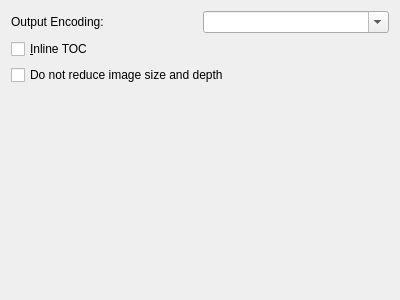
<?xml version="1.0" encoding="UTF-8"?>
<ui version="4.0">
 <class>Form</class>
 <widget class="QWidget" name="Form">
  <property name="geometry">
   <rect>
    <x>0</x>
    <y>0</y>
    <width>400</width>
    <height>300</height>
   </rect>
  </property>
  <property name="windowTitle">
   <string>Form</string>
  </property>
  <layout class="QGridLayout" name="gridLayout">
   <item row="4" column="0">
    <spacer name="verticalSpacer">
     <property name="orientation">
      <enum>Qt::Vertical</enum>
     </property>
     <property name="sizeHint" stdset="0">
      <size>
       <width>20</width>
       <height>246</height>
      </size>
     </property>
    </spacer>
   </item>
   <item row="2" column="0">
    <widget class="QCheckBox" name="opt_inline_toc">
     <property name="text">
      <string>&amp;Inline TOC</string>
     </property>
    </widget>
   </item>
   <item row="3" column="0">
    <widget class="QCheckBox" name="opt_full_image_depth">
     <property name="text">
      <string>Do not reduce image size and depth</string>
     </property>
    </widget>
   </item>
   <item row="1" column="0">
    <layout class="QHBoxLayout" name="horizontalLayout">
     <item>
      <widget class="QLabel" name="label">
       <property name="text">
        <string>Output Encoding:</string>
       </property>
      </widget>
     </item>
     <item>
      <widget class="EncodingComboBox" name="opt_pml_output_encoding">
       <property name="editable">
        <bool>true</bool>
       </property>
      </widget>
     </item>
    </layout>
   </item>
  </layout>
 </widget>
 <customwidgets>
  <customwidget>
   <class>EncodingComboBox</class>
   <extends>QComboBox</extends>
   <header>calibre/gui2/widgets.h</header>
  </customwidget>
 </customwidgets>
 <resources/>
 <connections/>
</ui>
